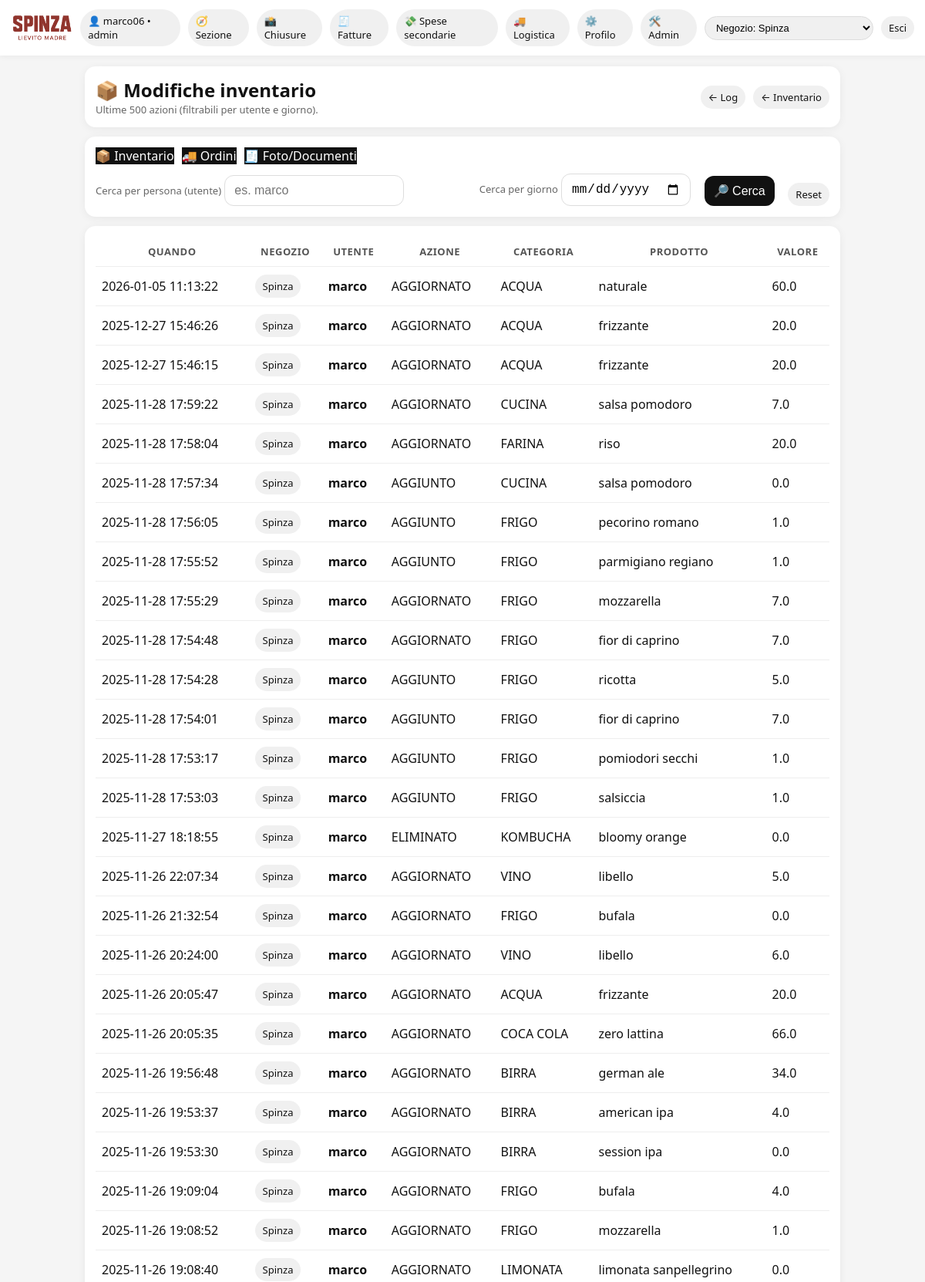
The app's page /logs/inventario (signed in, upper part) with its own data.
### tables this page shows
CREATE TABLE logs(
        id INTEGER PRIMARY KEY AUTOINCREMENT,
        ts TEXT NOT NULL,
        username TEXT NOT NULL,
        action TEXT NOT NULL,
        category TEXT NOT NULL,
        name TEXT NOT NULL,
        delta REAL NOT NULL
    , store TEXT NOT NULL DEFAULT 'spinza');

### app/main.py (the view)
@app.get("/logs/inventario", response_class=HTMLResponse)
def logs_inventory_page(request: Request, limit: int = 500, q_user: str = "", q_day: str = ""):
    user = require_login(request)
    if not user:
        return RedirectResponse("/", status_code=HTTP_303_SEE_OTHER)
    if not is_admin(request):
        return RedirectResponse("/inventario", status_code=HTTP_303_SEE_OTHER)
    active_store = _normalize_active_store_for_admin(request)
    rows = _fetch_logs(store=active_store, limit=limit, section="inventory", q_user=q_user, q_day=q_day)
    brand = "ALL" if active_store == "ALL" else active_store
    return render(
        "logs_inventory.html",
        user=user,
        rows=rows,
        limit=limit,
        q_user=q_user,
        q_day=q_day,
        stores=STORES,
        brand=brand,
        active_store=active_store,
    )

### app/templates/logs_inventory.html (shortened to what this page needs)
{% extends "base.html" %}
{% set title = "Log inventario - Spinza" %}
{% block content %}
  <div class="card" style="margin-bottom:12px;">
    <div class="row" style="justify-content:space-between;align-items:center;">
      <div>
        <h2 style="margin:0;">📦 Modifiche inventario</h2>
        <div class="muted">Ultime {{ limit }} azioni (filtrabili per utente e giorno).</div>
      </div>
      <div class="row" style="gap:10px;flex-wrap:wrap;justify-content:flex-end;">
        <a class="pill" href="/logs" style="text-decoration:none;color:#111">← Log</a>
        <a class="pill" href="/inventario" style="text-decoration:none;color:#111">← Inventario</a>
      </div>
    </div>
  </div>
  <div class="card" style="margin-bottom:12px;">
    <div class="row" style="gap:10px;flex-wrap:wrap;">
      <a class="btn" href="/logs/inventario" style="text-decoration:none;">📦 Inventario</a>
      <a class="btn" href="/logs/ordini" style="text-decoration:none;">🚚 Ordini</a>
      <a class="btn" href="/logs/documenti" style="text-decoration:none;">🧾 Foto/Documenti</a>
    </div>
    <form method="get" action="/logs/inventario" class="row" style="gap:10px;flex-wrap:wrap;margin-top:12px;align-items:end;">
      <div style="min-width:220px;flex:1;">
        <label class="muted">Cerca per persona (utente)</label>
        <input type="text" name="q_user" value="{{ q_user }}" placeholder="es. marco" />
      </div>
      <div style="min-width:200px;">
        <label class="muted">Cerca per giorno</label>
        <input type="date" name="q_day" value="{{ q_day }}" />
      </div>
      <div>
        <label class="muted">&nbsp;</label>
        <button class="btn" type="submit">🔎 Cerca</button>
      </div>
      <div>
        <label class="muted">&nbsp;</label>
        <a class="pill" href="/logs/inventario" style="text-decoration:none;color:#111">Reset</a>
      </div>
    </form>
  </div>
  <div class="card">
    <div style="overflow:auto;">
      <table>
        <thead>
          <tr>
            <th>Quando</th>
            <th>Negozio</th>
            <th>Utente</th>
            <th>Azione</th>
            <th>Categoria</th>
            <th>Prodotto</th>
            <th>Valore</th>
          </tr>
        </thead>
        <tbody>
          {% for r in rows %}
            <tr>
              <td>{{ r["ts"] }}</td>
              <td><span class="pill">{{ stores.get(r["store"], r["store"]) }}</span></td>
              <td><strong>{{ r["username"] }}</strong></td>
              <td>{{ r["action"] }}</td>
              <td>{{ r["category"] }}</td>
              <td>{{ r["name"] }}</td>
              <td>{{ r["delta"] }}</td>
            </tr>
          {% endfor %}
        </tbody>
      </table>
    </div>
  </div>
{% endblock %}

### app/templates/base.html (shortened to what this page needs)
<!doctype html>
<html lang="it">
<head>
  {% set _brand = brand or (user.store if user and user.store) or '' %}
</head>
<body>
<header>
  {% if _brand == 'spinza' %}
    <img src="/static/logo_scritta_spinza.png" alt="Spinza"/>
  {% elif _brand.startswith('reburger') %}
    <img src="/static/logo_reburger.png" alt="Reburger"/>
  {% else %}
    <strong style="font-size:18px;letter-spacing:.02em">Inventari</strong>
  {% endif %}
  <div class="right">
    {% if user %}
      <span class="pill">
        👤 {{ user.username }}
        {% if user.role == 'admin' %} • admin{% endif %}
      </span>
      <a href="/select-area" class="pill" style="text-decoration:none;color:#111">🧭 Sezione</a>
      <a href="/chiusure" class="pill" style="text-decoration:none;color:#111">📸 Chiusure</a>
      <a href="/fatture" class="pill" style="text-decoration:none;color:#111">🧾 Fatture</a>
      <a href="/spese-secondarie" class="pill" style="text-decoration:none;color:#111">💸 Spese secondarie</a>
      <details style="display:inline-block;margin:0;padding:0;">
        <summary class="pill" style="list-style:none;cursor:pointer;user-select:none;">🚚 Logistica</summary>
      </details>
      <a href="/profile" class="pill" style="text-decoration:none;color:#111">⚙️ Profilo</a>
      {% if user.role == 'admin' %}
        <a href="/admin" class="pill" style="text-decoration:none;color:#111">🛠️ Admin</a>
      {% endif %}
      {% if user.role == 'admin' %}
        <form method="post" action="/set-active-store" style="display:inline;">
          <select name="store" class="pill" style="cursor:pointer" onchange="
            this.form.next_url.value = window.location.pathname + window.location.search;
            this.form.submit();
          ">
            {% set _sel = active_store or 'spinza' %}
            <option value="spinza" {% if _sel=='spinza' %}selected{% endif %}>Negozio: Spinza</option>
          </select>
        </form>
      {% endif %}
      <a href="/logout" class="pill" style="text-decoration:none;color:#111">Esci</a>
    {% endif %}
  </div>
</header>
<div class="wrap">
  {% block content %}{% endblock %}
</div>
</body>
</html>

### app/templates/base.html (style rules this page uses)
body { font-family:system-ui,-apple-system,Segoe UI,Roboto,Arial;margin:0;background:#f5f5f5;color:#111 }
header { background:#fff;padding:12px 14px;display:flex;align-items:center;gap:10px;box-shadow:0 1px 8px rgba(0,0,0,.06);position:sticky;top:0 }
header img { height:34px }
.wrap { max-width:980px;margin:0 auto;padding:14px }
.card { background:#fff;border-radius:14px;padding:14px;box-shadow:0 2px 12px rgba(0,0,0,.06) }
.row { display:flex;gap:10px;flex-wrap:wrap }
input,select,button { font-size:16px;padding:10px 12px;border-radius:12px;border:1px solid #ddd;background:#fff }
button { cursor:pointer }
.btn { border:0;background:#111;color:#fff }
.muted { color:#666;font-size:13px }
table { width:100%;border-collapse:collapse }
th,td { padding:10px 8px;border-bottom:1px solid #eee;vertical-align:middle }
th { font-size:13px;color:#555;text-transform:uppercase;letter-spacing:.04em }
.pill { display:inline-block;padding:6px 10px;border-radius:999px;background:#f0f0f0;font-size:13px }
.right { margin-left:auto;display:flex;gap:10px;align-items:center }
form { margin:0 }

### records on screen
logs: ts "2026-01-05 11:13:22", get "Spinza", username "marco", action "AGGIORNATO", category "ACQUA", name "naturale", delta "60.0"
logs: ts "2025-12-27 15:46:26", get "Spinza", username "marco", action "AGGIORNATO", category "ACQUA", name "frizzante", delta "20.0"
logs: ts "2025-12-27 15:46:15", get "Spinza", username "marco", action "AGGIORNATO", category "ACQUA", name "frizzante", delta "20.0"
logs: ts "2025-11-28 17:59:22", get "Spinza", username "marco", action "AGGIORNATO", category "CUCINA", name "salsa pomodoro", delta "7.0"
logs: ts "2025-11-28 17:58:04", get "Spinza", username "marco", action "AGGIORNATO", category "FARINA", name "riso", delta "20.0"
logs: ts "2025-11-28 17:57:34", get "Spinza", username "marco", action "AGGIUNTO", category "CUCINA", name "salsa pomodoro", delta "0.0"
logs: ts "2025-11-28 17:56:05", get "Spinza", username "marco", action "AGGIUNTO", category "FRIGO", name "pecorino romano", delta "1.0"
logs: ts "2025-11-28 17:55:52", get "Spinza", username "marco", action "AGGIUNTO", category "FRIGO", name "parmigiano regiano", delta "1.0"
logs: ts "2025-11-28 17:55:29", get "Spinza", username "marco", action "AGGIORNATO", category "FRIGO", name "mozzarella", delta "7.0"
logs: ts "2025-11-28 17:54:48", get "Spinza", username "marco", action "AGGIORNATO", category "FRIGO", name "fior di caprino", delta "7.0"
logs: ts "2025-11-28 17:54:28", get "Spinza", username "marco", action "AGGIUNTO", category "FRIGO", name "ricotta", delta "5.0"
logs: ts "2025-11-28 17:54:01", get "Spinza", username "marco", action "AGGIUNTO", category "FRIGO", name "fior di caprino", delta "7.0"
logs: ts "2025-11-28 17:53:17", get "Spinza", username "marco", action "AGGIUNTO", category "FRIGO", name "pomiodori secchi", delta "1.0"
logs: ts "2025-11-28 17:53:03", get "Spinza", username "marco", action "AGGIUNTO", category "FRIGO", name "salsiccia", delta "1.0"
logs: ts "2025-11-27 18:18:55", get "Spinza", username "marco", action "ELIMINATO", category "KOMBUCHA", name "bloomy orange", delta "0.0"
logs: ts "2025-11-26 22:07:34", get "Spinza", username "marco", action "AGGIORNATO", category "VINO", name "libello", delta "5.0"
logs: ts "2025-11-26 21:32:54", get "Spinza", username "marco", action "AGGIORNATO", category "FRIGO", name "bufala", delta "0.0"
logs: ts "2025-11-26 20:24:00", get "Spinza", username "marco", action "AGGIORNATO", category "VINO", name "libello", delta "6.0"
logs: ts "2025-11-26 20:05:47", get "Spinza", username "marco", action "AGGIORNATO", category "ACQUA", name "frizzante", delta "20.0"
logs: ts "2025-11-26 20:05:35", get "Spinza", username "marco", action "AGGIORNATO", category "COCA COLA", name "zero lattina", delta "66.0"
logs: ts "2025-11-26 19:56:48", get "Spinza", username "marco", action "AGGIORNATO", category "BIRRA", name "german ale", delta "34.0"
logs: ts "2025-11-26 19:53:37", get "Spinza", username "marco", action "AGGIORNATO", category "BIRRA", name "american ipa", delta "4.0"
logs: ts "2025-11-26 19:53:30", get "Spinza", username "marco", action "AGGIORNATO", category "BIRRA", name "session ipa", delta "0.0"
logs: ts "2025-11-26 19:09:04", get "Spinza", username "marco", action "AGGIORNATO", category "FRIGO", name "bufala", delta "4.0"
logs: ts "2025-11-26 19:08:52", get "Spinza", username "marco", action "AGGIORNATO", category "FRIGO", name "mozzarella", delta "1.0"
logs: ts "2025-11-26 19:08:40", get "Spinza", username "marco", action "AGGIORNATO", category "LIMONATA", name "limonata sanpellegrino", delta "0.0"

### other values on screen
{{ user.username }} "marco06"
{{ limit }} "500"
